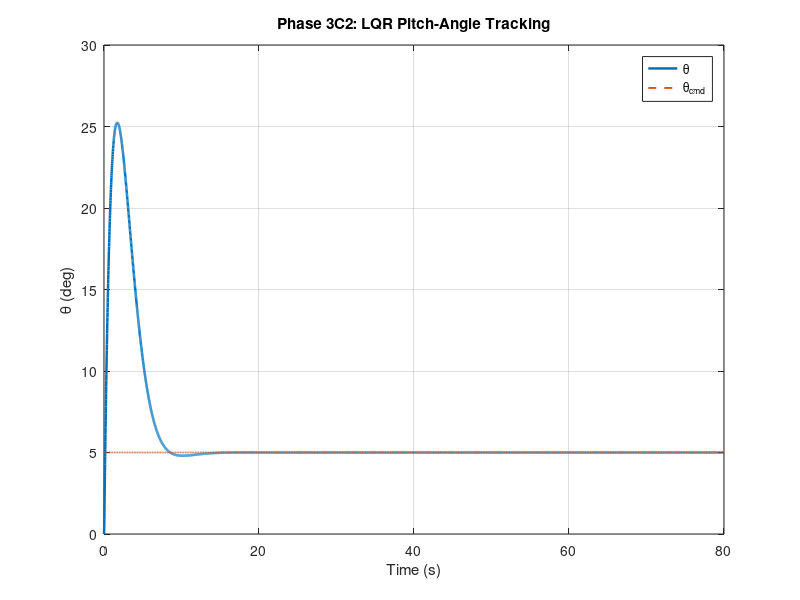

Recreate this plot in MATLAB. (Note: this script raises an error after producing the figure.)
% ============================================================
% Phase 3C2 - LQR Control
% Cessna 182 Longitudinal Model
%
% States: x = [u alpha q theta]^T
% Input : delta_e
%
% Control law:
%   delta_e = -Klqr*x + Nbar*theta_cmd
%
% Output tracked:
%   theta
% ============================================================

clear; clc; close all;

%% ------------------------------------------------------------
% 1) Base longitudinal model
% ------------------------------------------------------------
A = [-0.0456     19.4590     0        -32.1740;
     -0.001314   -2.092534   0.970632   0;
      0.003342  -13.938686  -6.805318   0;
      0          0           1          0];

B = [0;
    -0.202562;
    -34.735884;
     0];

C = eye(4);
D = zeros(4,1);

x0 = zeros(4,1);

%% ------------------------------------------------------------
% 2) LQR weighting matrices
% Q penalizes state deviations
% R penalizes elevator effort
% ------------------------------------------------------------
%Q = diag([0.01, 20, 5, 30]);
%R = 1;
%Q = diag([0.01, 25, 40, 12]);
%R = 20;

Q = diag([0.01, 20, 45, 20]);
R = 25;

Klqr = lqr(A,B,Q,R);
Acl_lqr = A - B*Klqr;

%% ------------------------------------------------------------
% 3) Reference tracking for theta
% We want theta -> theta_cmd at steady state
% ------------------------------------------------------------
Ctheta = [0 0 0 1];
Nbar = -1 / (Ctheta * (Acl_lqr \ B));

sys_lqr = ss(Acl_lqr, B*Nbar, C, zeros(4,1));

%% ------------------------------------------------------------
% 4) Command input
% ------------------------------------------------------------
theta_cmd_deg = 5;
theta_cmd = deg2rad(theta_cmd_deg);

t = linspace(0,80,6000);
u_cmd = theta_cmd * ones(size(t));

%% ------------------------------------------------------------
% 5) Simulate
% ------------------------------------------------------------
[y,t] = lsim(sys_lqr, u_cmd, t, x0);

%% ------------------------------------------------------------
% 6) Extract states
% ------------------------------------------------------------
u_resp     = y(:,1);              % ft/s
alpha_resp = rad2deg(y(:,2));     % deg
q_resp     = rad2deg(y(:,3));     % deg/s
theta_resp = rad2deg(y(:,4));     % deg

theta_cmd_plot = theta_cmd_deg * ones(size(t));

%% ------------------------------------------------------------
% 7) Elevator demand
% ------------------------------------------------------------
delta_e = - (Klqr * y')' + Nbar*theta_cmd;   % rad
delta_e_deg = rad2deg(delta_e);

%% ------------------------------------------------------------
% 8) Closed-loop poles
% ------------------------------------------------------------
poles_lqr = eig(Acl_lqr);

disp('--------------------------------------------');
disp('Phase 3C2: LQR Control');
disp('LQR gain Klqr = ');
disp(Klqr);
disp(['Nbar = ', num2str(Nbar)]);
disp('Closed-loop poles:');
disp(poles_lqr);

%% ------------------------------------------------------------
% 9) Theta tracking
% ------------------------------------------------------------
figure('Color','w');
plot(t, theta_resp, 'LineWidth', 1.8); hold on;
plot(t, theta_cmd_plot, '--', 'LineWidth', 1.4);
grid on;
xlabel('Time (s)');
ylabel('\theta (deg)');
title('Phase 3C2: LQR Pitch-Angle Tracking');
legend('\theta', '\theta_{cmd}', 'Location', 'best');

%% ------------------------------------------------------------
% 10) State responses
% ------------------------------------------------------------
figure('Color','w','Position',[100 100 1200 900]);
tiledlayout(4,1,'TileSpacing','compact','Padding','compact');

nexttile
plot(t,u_resp,'LineWidth',1.5);
grid on;
ylabel('u (ft/s)');
title('Phase 3C2: LQR State Responses');

nexttile
plot(t,alpha_resp,'LineWidth',1.5);
grid on;
ylabel('\alpha (deg)');

nexttile
plot(t,q_resp,'LineWidth',1.5);
grid on;
ylabel('q (deg/s)');

nexttile
plot(t,theta_resp,'LineWidth',1.5); hold on;
plot(t,theta_cmd_plot,'--','LineWidth',1.2);
grid on;
ylabel('\theta (deg)');
xlabel('Time (s)');
legend('\theta','\theta_{cmd}','Location','best');

%% ------------------------------------------------------------
% 11) Elevator demand
% ------------------------------------------------------------
figure('Color','w');
plot(t, delta_e_deg, 'LineWidth', 1.6);
grid on;
xlabel('Time (s)');
ylabel('\delta_e (deg)');
title('Phase 3C2: LQR Elevator Demand');

%% ------------------------------------------------------------
% 12) Pole map
% ------------------------------------------------------------
figure('Color','w');
plot(real(eig(A)), imag(eig(A)), 'x', 'MarkerSize', 10, 'LineWidth', 2); hold on;
plot(real(poles_lqr), imag(poles_lqr), 'o', 'MarkerSize', 10, 'LineWidth', 2);
grid on;
xlabel('Real Axis');
ylabel('Imaginary Axis');
title('Phase 3C2: Open-Loop vs LQR Closed-Loop Poles');
legend('Open-loop','LQR','Location','best');

%% ------------------------------------------------------------
% 13) Final value check
% ------------------------------------------------------------
disp(['Final theta (deg) = ', num2str(theta_resp(end))]);
disp(['Theta command (deg) = ', num2str(theta_cmd_deg)]);
